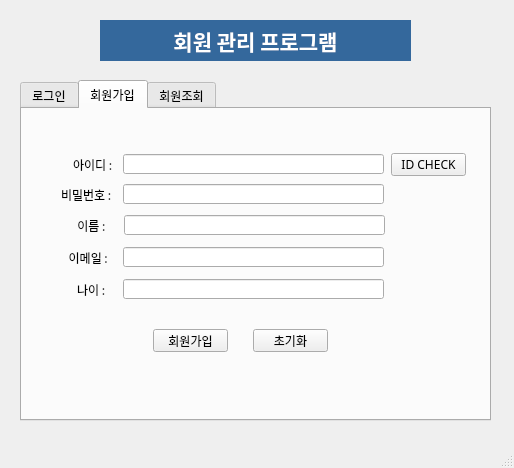
<?xml version="1.0" encoding="UTF-8"?>
<ui version="4.0">
 <class>MainWindow</class>
 <widget class="QMainWindow" name="MainWindow">
  <property name="geometry">
   <rect>
    <x>0</x>
    <y>0</y>
    <width>514</width>
    <height>468</height>
   </rect>
  </property>
  <property name="windowTitle">
   <string>MainWindow</string>
  </property>
  <widget class="QWidget" name="centralwidget">
   <widget class="QLabel" name="label">
    <property name="geometry">
     <rect>
      <x>100</x>
      <y>20</y>
      <width>311</width>
      <height>41</height>
     </rect>
    </property>
    <property name="font">
     <font>
      <family>맑은 고딕</family>
      <pointsize>16</pointsize>
      <weight>75</weight>
      <bold>true</bold>
     </font>
    </property>
    <property name="styleSheet">
     <string notr="true">background-color: rgb(52, 104, 156);
color: rgb(255, 255, 255);</string>
    </property>
    <property name="text">
     <string>회원 관리 프로그램</string>
    </property>
    <property name="alignment">
     <set>Qt::AlignCenter</set>
    </property>
   </widget>
   <widget class="QTabWidget" name="tabWidget">
    <property name="geometry">
     <rect>
      <x>20</x>
      <y>80</y>
      <width>471</width>
      <height>341</height>
     </rect>
    </property>
    <property name="font">
     <font>
      <family>맑은 고딕</family>
     </font>
    </property>
    <property name="currentIndex">
     <number>1</number>
    </property>
    <widget class="QWidget" name="tab">
     <attribute name="title">
      <string>로그인</string>
     </attribute>
     <widget class="QLabel" name="label_2">
      <property name="geometry">
       <rect>
        <x>110</x>
        <y>90</y>
        <width>56</width>
        <height>12</height>
       </rect>
      </property>
      <property name="font">
       <font>
        <family>맑은 고딕</family>
       </font>
      </property>
      <property name="text">
       <string>아이디 :</string>
      </property>
     </widget>
     <widget class="QLineEdit" name="loginid_edit">
      <property name="geometry">
       <rect>
        <x>161</x>
        <y>85</y>
        <width>181</width>
        <height>20</height>
       </rect>
      </property>
      <property name="font">
       <font>
        <family>맑은 고딕</family>
       </font>
      </property>
     </widget>
     <widget class="QLabel" name="label_3">
      <property name="geometry">
       <rect>
        <x>98</x>
        <y>120</y>
        <width>56</width>
        <height>12</height>
       </rect>
      </property>
      <property name="font">
       <font>
        <family>맑은 고딕</family>
       </font>
      </property>
      <property name="text">
       <string>비밀번호 :</string>
      </property>
     </widget>
     <widget class="QLineEdit" name="loginpw_edit">
      <property name="geometry">
       <rect>
        <x>162</x>
        <y>115</y>
        <width>181</width>
        <height>20</height>
       </rect>
      </property>
      <property name="font">
       <font>
        <family>맑은 고딕</family>
       </font>
      </property>
      <property name="echoMode">
       <enum>QLineEdit::Password</enum>
      </property>
     </widget>
     <widget class="QPushButton" name="login_btn">
      <property name="geometry">
       <rect>
        <x>160</x>
        <y>170</y>
        <width>75</width>
        <height>23</height>
       </rect>
      </property>
      <property name="font">
       <font>
        <family>맑은 고딕</family>
       </font>
      </property>
      <property name="text">
       <string>로그인</string>
      </property>
     </widget>
     <widget class="QPushButton" name="loginreset_btn">
      <property name="geometry">
       <rect>
        <x>250</x>
        <y>170</y>
        <width>75</width>
        <height>23</height>
       </rect>
      </property>
      <property name="font">
       <font>
        <family>맑은 고딕</family>
       </font>
      </property>
      <property name="text">
       <string>초기화</string>
      </property>
     </widget>
    </widget>
    <widget class="QWidget" name="tab_2">
     <attribute name="title">
      <string>회원가입</string>
     </attribute>
     <widget class="QLabel" name="label_4">
      <property name="geometry">
       <rect>
        <x>51</x>
        <y>50</y>
        <width>56</width>
        <height>12</height>
       </rect>
      </property>
      <property name="text">
       <string>아이디 :</string>
      </property>
     </widget>
     <widget class="QLineEdit" name="joinid_edit">
      <property name="geometry">
       <rect>
        <x>101</x>
        <y>45</y>
        <width>261</width>
        <height>20</height>
       </rect>
      </property>
     </widget>
     <widget class="QLabel" name="label_5">
      <property name="geometry">
       <rect>
        <x>39</x>
        <y>80</y>
        <width>56</width>
        <height>12</height>
       </rect>
      </property>
      <property name="text">
       <string>비밀번호 :</string>
      </property>
     </widget>
     <widget class="QLineEdit" name="joinpw_edit">
      <property name="geometry">
       <rect>
        <x>101</x>
        <y>75</y>
        <width>261</width>
        <height>20</height>
       </rect>
      </property>
      <property name="echoMode">
       <enum>QLineEdit::Password</enum>
      </property>
     </widget>
     <widget class="QLineEdit" name="joinname_edit">
      <property name="geometry">
       <rect>
        <x>102</x>
        <y>106</y>
        <width>261</width>
        <height>20</height>
       </rect>
      </property>
     </widget>
     <widget class="QLabel" name="label_6">
      <property name="geometry">
       <rect>
        <x>42</x>
        <y>111</y>
        <width>56</width>
        <height>12</height>
       </rect>
      </property>
      <property name="text">
       <string>     이름 :</string>
      </property>
     </widget>
     <widget class="QLineEdit" name="joinemail_edit">
      <property name="geometry">
       <rect>
        <x>101</x>
        <y>138</y>
        <width>261</width>
        <height>20</height>
       </rect>
      </property>
     </widget>
     <widget class="QLabel" name="label_7">
      <property name="geometry">
       <rect>
        <x>44</x>
        <y>143</y>
        <width>56</width>
        <height>12</height>
       </rect>
      </property>
      <property name="text">
       <string> 이메일 :</string>
      </property>
     </widget>
     <widget class="QLineEdit" name="joinage_edit">
      <property name="geometry">
       <rect>
        <x>101</x>
        <y>170</y>
        <width>261</width>
        <height>20</height>
       </rect>
      </property>
     </widget>
     <widget class="QLabel" name="label_8">
      <property name="geometry">
       <rect>
        <x>47</x>
        <y>175</y>
        <width>56</width>
        <height>12</height>
       </rect>
      </property>
      <property name="text">
       <string>   나이 :</string>
      </property>
     </widget>
     <widget class="QPushButton" name="join_btn">
      <property name="geometry">
       <rect>
        <x>131</x>
        <y>220</y>
        <width>75</width>
        <height>23</height>
       </rect>
      </property>
      <property name="text">
       <string>회원가입</string>
      </property>
     </widget>
     <widget class="QPushButton" name="joinreset_btn">
      <property name="geometry">
       <rect>
        <x>231</x>
        <y>220</y>
        <width>75</width>
        <height>23</height>
       </rect>
      </property>
      <property name="text">
       <string>초기화</string>
      </property>
     </widget>
     <widget class="QPushButton" name="idcheck_btn">
      <property name="geometry">
       <rect>
        <x>369</x>
        <y>44</y>
        <width>75</width>
        <height>23</height>
       </rect>
      </property>
      <property name="text">
       <string>ID CHECK</string>
      </property>
     </widget>
    </widget>
    <widget class="QWidget" name="tab_3">
     <attribute name="title">
      <string>회원조회</string>
     </attribute>
     <widget class="QPushButton" name="memberreset_btn">
      <property name="geometry">
       <rect>
        <x>232</x>
        <y>220</y>
        <width>75</width>
        <height>23</height>
       </rect>
      </property>
      <property name="text">
       <string>초기화</string>
      </property>
     </widget>
     <widget class="QLineEdit" name="memberage_edit">
      <property name="geometry">
       <rect>
        <x>102</x>
        <y>170</y>
        <width>261</width>
        <height>20</height>
       </rect>
      </property>
     </widget>
     <widget class="QLineEdit" name="memberpw_edit">
      <property name="geometry">
       <rect>
        <x>102</x>
        <y>75</y>
        <width>261</width>
        <height>20</height>
       </rect>
      </property>
     </widget>
     <widget class="QPushButton" name="membersearch_btn">
      <property name="geometry">
       <rect>
        <x>370</x>
        <y>44</y>
        <width>75</width>
        <height>23</height>
       </rect>
      </property>
      <property name="text">
       <string>회원조회</string>
      </property>
     </widget>
     <widget class="QLabel" name="label_16">
      <property name="geometry">
       <rect>
        <x>45</x>
        <y>143</y>
        <width>56</width>
        <height>12</height>
       </rect>
      </property>
      <property name="text">
       <string> 이메일 :</string>
      </property>
     </widget>
     <widget class="QLineEdit" name="memberid_edit">
      <property name="geometry">
       <rect>
        <x>102</x>
        <y>45</y>
        <width>261</width>
        <height>20</height>
       </rect>
      </property>
     </widget>
     <widget class="QLabel" name="label_17">
      <property name="geometry">
       <rect>
        <x>52</x>
        <y>50</y>
        <width>56</width>
        <height>12</height>
       </rect>
      </property>
      <property name="text">
       <string>아이디 :</string>
      </property>
     </widget>
     <widget class="QPushButton" name="membermodify_btn">
      <property name="geometry">
       <rect>
        <x>132</x>
        <y>220</y>
        <width>75</width>
        <height>23</height>
       </rect>
      </property>
      <property name="text">
       <string>정보수정</string>
      </property>
     </widget>
     <widget class="QLineEdit" name="membername_edit">
      <property name="geometry">
       <rect>
        <x>103</x>
        <y>106</y>
        <width>261</width>
        <height>20</height>
       </rect>
      </property>
     </widget>
     <widget class="QLabel" name="label_18">
      <property name="geometry">
       <rect>
        <x>43</x>
        <y>111</y>
        <width>56</width>
        <height>12</height>
       </rect>
      </property>
      <property name="text">
       <string>     이름 :</string>
      </property>
     </widget>
     <widget class="QLabel" name="label_19">
      <property name="geometry">
       <rect>
        <x>48</x>
        <y>175</y>
        <width>56</width>
        <height>12</height>
       </rect>
      </property>
      <property name="text">
       <string>   나이 :</string>
      </property>
     </widget>
     <widget class="QLineEdit" name="memberemail_edit">
      <property name="geometry">
       <rect>
        <x>102</x>
        <y>138</y>
        <width>261</width>
        <height>20</height>
       </rect>
      </property>
     </widget>
     <widget class="QLabel" name="label_20">
      <property name="geometry">
       <rect>
        <x>40</x>
        <y>80</y>
        <width>56</width>
        <height>12</height>
       </rect>
      </property>
      <property name="text">
       <string>비밀번호 :</string>
      </property>
     </widget>
    </widget>
   </widget>
  </widget>
  <widget class="QMenuBar" name="menubar">
   <property name="geometry">
    <rect>
     <x>0</x>
     <y>0</y>
     <width>514</width>
     <height>21</height>
    </rect>
   </property>
  </widget>
  <widget class="QStatusBar" name="statusbar"/>
 </widget>
 <tabstops>
  <tabstop>tabWidget</tabstop>
  <tabstop>loginid_edit</tabstop>
  <tabstop>loginpw_edit</tabstop>
  <tabstop>login_btn</tabstop>
  <tabstop>loginreset_btn</tabstop>
  <tabstop>joinid_edit</tabstop>
  <tabstop>joinpw_edit</tabstop>
  <tabstop>joinname_edit</tabstop>
  <tabstop>joinemail_edit</tabstop>
  <tabstop>joinage_edit</tabstop>
  <tabstop>join_btn</tabstop>
  <tabstop>joinreset_btn</tabstop>
  <tabstop>idcheck_btn</tabstop>
  <tabstop>memberreset_btn</tabstop>
  <tabstop>memberid_edit</tabstop>
  <tabstop>membersearch_btn</tabstop>
  <tabstop>memberpw_edit</tabstop>
  <tabstop>membername_edit</tabstop>
  <tabstop>memberemail_edit</tabstop>
  <tabstop>memberage_edit</tabstop>
  <tabstop>membermodify_btn</tabstop>
 </tabstops>
 <resources/>
 <connections/>
</ui>
